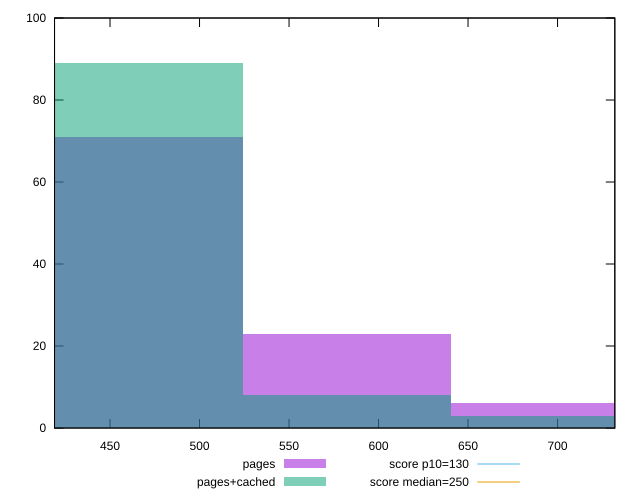

This figure's gnuplot source:
reset

$pages <<EOF
698.8252712643393 6
582.3543927202827 23
465.8835141762262 71
EOF

$pagesCached <<EOF
465.8835141762262 89
582.3543927202827 8
698.8252712643393 3
EOF

set key outside below
set boxwidth 116.47087854405655
set xrange [419:732]
set yrange [0:100]
set trange [0:100]
set style fill transparent solid 0.5 noborder

set parametric
set terminal svg size 640, 500 enhanced background rgb 'white'
set output "report_00025_2021-02-22T21:38:55.199Z/max-potential-fid/comparison/histogram/0_vs_1.svg"

plot $pages title "pages" with boxes, \
     $pagesCached title "pages+cached" with boxes, \
     130,t title "score p10=130", \
     250,t title "score median=250"

reset
